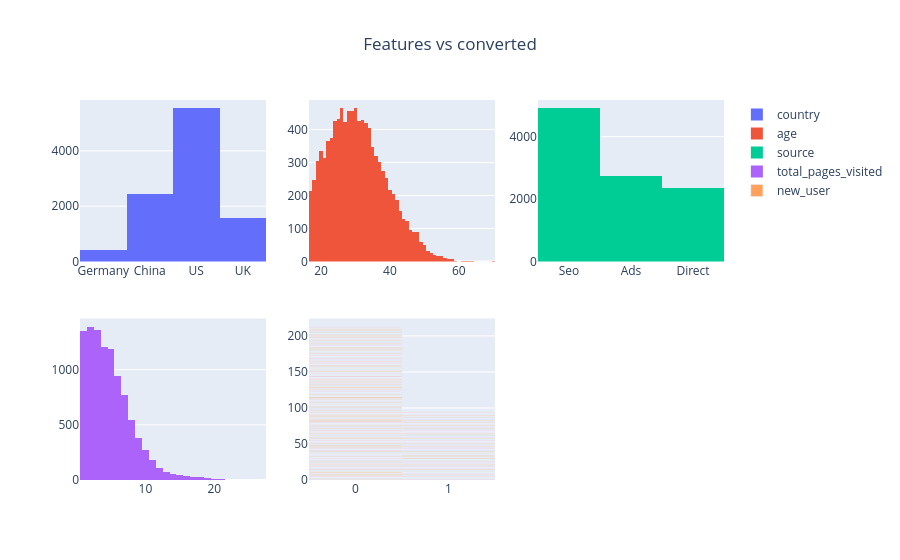

Notebook code for this chart:
### Markdown cell above
Germany (4.11%) is under represented in this dataset whereas US (56.3%) is predominant.

### Code cell
#use data sample for this visulation to streamline display
fig = make_subplots(rows=2, cols=3)

fig.add_trace(go.Histogram(x=data_sample['country'], y=data_sample['converted'], name='country'), row=1, col=1)
fig.add_trace(go.Histogram(x=data_sample['age'], y=data_sample['converted'], name='age'), row=1, col=2)
fig.add_trace(go.Histogram(x=data_sample['source'], y=data_sample['converted'], name='source'), row=1, col=3)
fig.add_trace(go.Histogram(x=data_sample['total_pages_visited'], y=data_sample['converted'], name='total_pages_visited'), row=2, col=1)
fig.add_trace(go.Bar(x=data_sample['new_user'], y=data_sample['converted'], name='new_user'), row=2, col=2)
fig.update_layout(title=dict(text='Features vs converted', x=0.5))
fig.show()

### Figure 1 — Plotly figure (JSON) as saved in the notebook; plotly's stock layout.template omitted (floating-point values rounded to 4 significant figures; data arrays with more than 128 entries replaced by an {"elided": "..."} marker saying what was removed)
{"data": [{"name": "country", "type": "histogram", "x": {"elided": "10000 str values"}, "xaxis": "x", "y": {"elided": "10000 int values"}, "yaxis": "y"}, {"name": "age", "type": "histogram", "x": {"elided": "10000 int values"}, "xaxis": "x2", "y": {"elided": "10000 int values"}, "yaxis": "y2"}, {"name": "source", "type": "histogram", "x": {"elided": "10000 str values"}, "xaxis": "x3", "y": {"elided": "10000 int values"}, "yaxis": "y3"}, {"name": "total_pages_visited", "type": "histogram", "x": {"elided": "10000 int values"}, "xaxis": "x4", "y": {"elided": "10000 int values"}, "yaxis": "y4"}, {"name": "new_user", "type": "bar", "x": {"elided": "10000 int values"}, "xaxis": "x5", "y": {"elided": "10000 int values"}, "yaxis": "y5"}], "layout": {"title": {"text": "Features vs converted", "x": 0.5}, "xaxis": {"anchor": "y", "domain": [0, 0.2889]}, "xaxis2": {"anchor": "y2", "domain": [0.3556, 0.6444]}, "xaxis3": {"anchor": "y3", "domain": [0.7111, 1]}, "xaxis4": {"anchor": "y4", "domain": [0, 0.2889]}, "xaxis5": {"anchor": "y5", "domain": [0.3556, 0.6444]}, "xaxis6": {"anchor": "y6", "domain": [0.7111, 1]}, "yaxis": {"anchor": "x", "domain": [0.575, 1]}, "yaxis2": {"anchor": "x2", "domain": [0.575, 1]}, "yaxis3": {"anchor": "x3", "domain": [0.575, 1]}, "yaxis4": {"anchor": "x4", "domain": [0, 0.425]}, "yaxis5": {"anchor": "x5", "domain": [0, 0.425]}, "yaxis6": {"anchor": "x6", "domain": [0, 0.425]}}}
